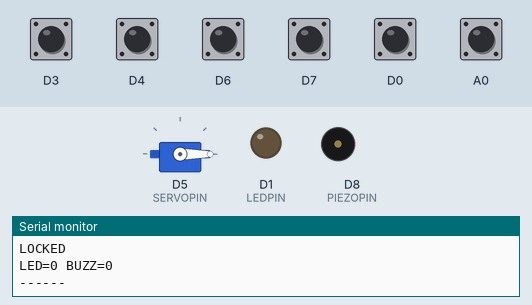
A sketch run on a simulated ESP8266 (NodeMCU). On the bench: servo, output pins drawn as LEDs (lit = HIGH), buzzer (waves = sounding), the last lines printed to the serial monitor. The inputs (shaded band) are chosen by the test bench; at power-on: A0, D0, D3, D4, D6, D7 HIGH.

Above: at 2.2 s.
2.3 s: D3 pulled LOW for 0.85 s
At 3.3 s:
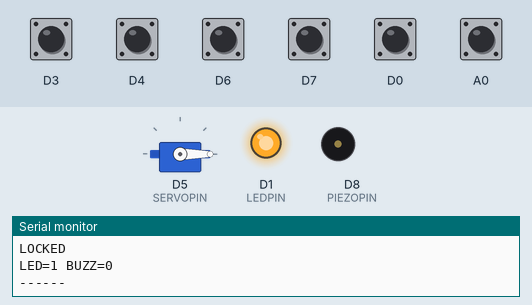
5.0 s: D4 pulled LOW for 0.85 s
At 6.1 s:
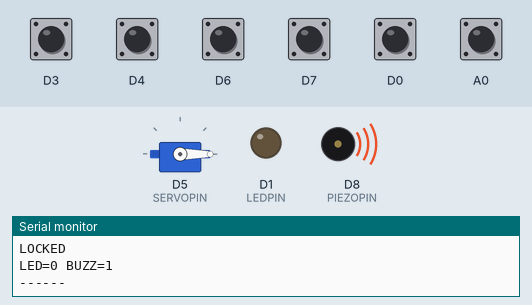
7.8 s: D3 driven LOW and D4 driven LOW
At 9.5 s:
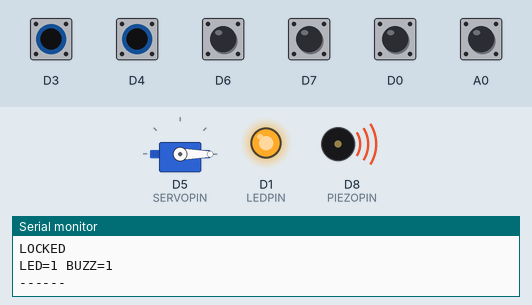
9.9 s: D3 driven HIGH
At 11.1 s:
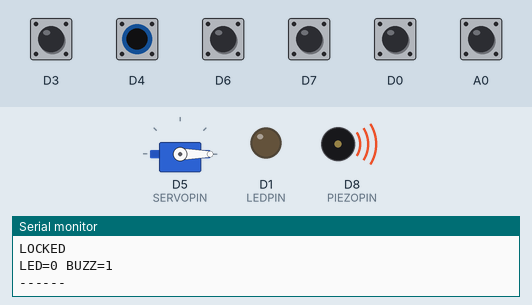
12.0 s: D3 driven LOW
At 14.0 s:
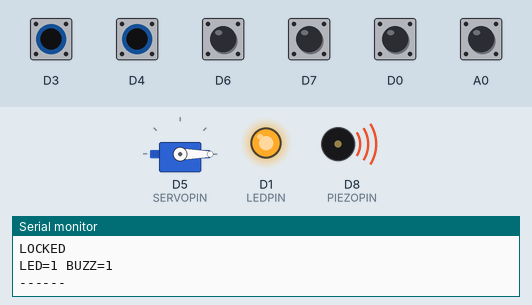
Timing chart, 0 to 15.1 s (numbered marks = the images above; inputs shaded):
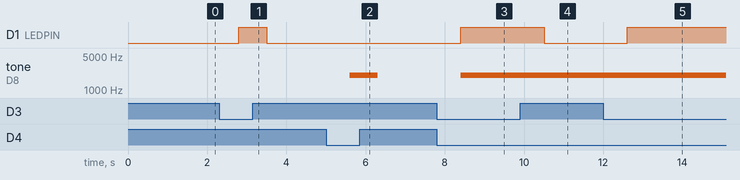

Measured:
- after the input at 2.3 s, D1 (LEDPIN): LOW → HIGH after 0.50 s, → LOW 0.70 s later
- after the input at 5.0 s, tone on D8 (PIEZOPIN): silent → 2000 Hz after 0.60 s, → silent 0.70 s later
- after the input at 7.8 s, D1 (LEDPIN): LOW → HIGH after 0.60 s; tone on D8 (PIEZOPIN): silent → 2000 Hz after 0.60 s
- after the input at 9.9 s, D1 (LEDPIN): HIGH → LOW after 0.61 s
- after the input at 12.0 s, D1 (LEDPIN): LOW → HIGH after 0.61 s

The sketch:

main.ino
```cpp
#include <Servo.h>

#define LEDPIN   D1
#define PIEZOPIN D8
#define SERVOPIN D5

Servo myservo;

void setup() {
  Serial.begin(115200);

  // -------- Servo --------
  myservo.attach(SERVOPIN);
  myservo.write(0);   // locked start

  // -------- 4-way DIP (password) --------
  pinMode(D6, INPUT_PULLUP);
  pinMode(D7, INPUT_PULLUP);
  pinMode(D0, INPUT_PULLUP);
  pinMode(A0, INPUT_PULLUP);

  // -------- 2-way DIP --------
  pinMode(D3, INPUT_PULLUP);
  pinMode(D4, INPUT_PULLUP);

  // -------- outputs --------
  pinMode(LEDPIN, OUTPUT);
  digitalWrite(LEDPIN, LOW);
  noTone(PIEZOPIN);

  Serial.println("System Ready");
}

void loop() {

  // ===== Read Password Switches =====
  int b1 = !digitalRead(D6);
  int b2 = !digitalRead(D7);
  int b3 = !digitalRead(D0);
  int b4 = !digitalRead(A0);

  Serial.print("PASS = ");
  Serial.print(b1);
  Serial.print(b2);
  Serial.print(b3);
  Serial.println(b4);

  // ===== Password Check = 1101 =====
  if (b1==1 && b2==1 && b3==0 && b4==1) {
    myservo.write(180);
    Serial.println("UNLOCKED");
  } else {
    myservo.write(0);
    Serial.println("LOCKED");
  }

  // ===== 2-way DIP Controls =====
  bool light_on  = !digitalRead(D3);
  bool buzzer_on = !digitalRead(D4);

  digitalWrite(LEDPIN, light_on ? HIGH : LOW);

  if (buzzer_on) tone(PIEZOPIN, 2000);
  else noTone(PIEZOPIN);

  Serial.print("LED=");
  Serial.print(light_on);
  Serial.print(" BUZZ=");
  Serial.println(buzzer_on);

  Serial.println("------");

  delay(700);
}
```
